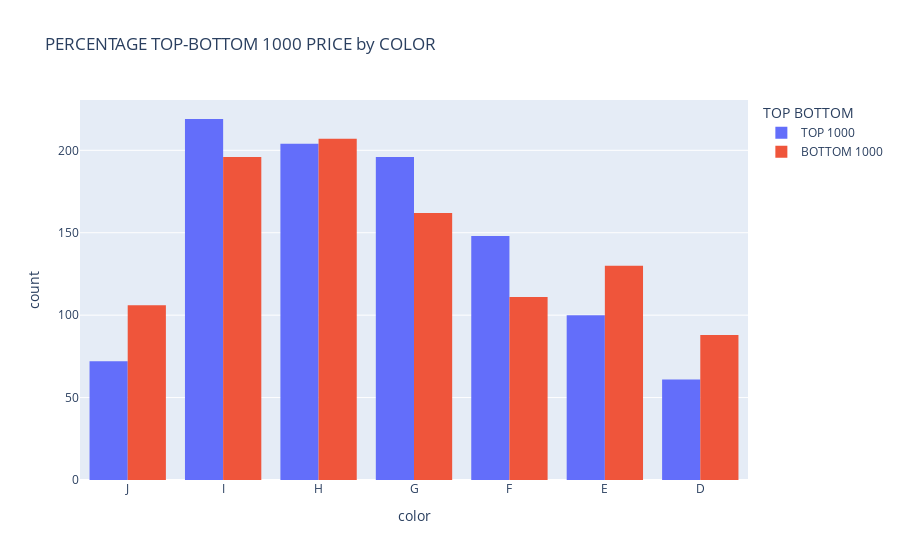

The code cell stored with this chart in its notebook:
### Code cell
color_values = {'color':['J','I','H','G','F','E','D']}

fig=px.histogram(dfall, x='color',orientation='v',title=f'PERCENTAGE TOP-BOTTOM {rank} PRICE by COLOR',color='TOP BOTTOM',
                 barmode='group',category_orders=color_values)
fig.show()

### Figure 1 — Plotly figure (JSON) as saved in the notebook; plotly's stock layout.template omitted (floating-point values rounded to 4 significant figures; data arrays with more than 128 entries replaced by an {"elided": "..."} marker saying what was removed)
{"data": [{"alignmentgroup": "True", "bingroup": "x", "hovertemplate": "TOP BOTTOM=TOP 1000<br>color=%{x}<br>count=%{y}<extra></extra>", "legendgroup": "TOP 1000", "marker": {"color": "#636efa"}, "name": "TOP 1000", "offsetgroup": "TOP 1000", "orientation": "v", "showlegend": true, "type": "histogram", "x": {"elided": "1000 str values"}, "xaxis": "x", "yaxis": "y"}, {"alignmentgroup": "True", "bingroup": "x", "hovertemplate": "TOP BOTTOM=BOTTOM 1000<br>color=%{x}<br>count=%{y}<extra></extra>", "legendgroup": "BOTTOM 1000", "marker": {"color": "#EF553B"}, "name": "BOTTOM 1000", "offsetgroup": "BOTTOM 1000", "orientation": "v", "showlegend": true, "type": "histogram", "x": {"elided": "1000 str values"}, "xaxis": "x", "yaxis": "y"}], "layout": {"autosize": true, "barmode": "group", "legend": {"title": {"text": "TOP BOTTOM"}, "tracegroupgap": 0}, "title": {"text": "PERCENTAGE TOP-BOTTOM 1000 PRICE by COLOR"}, "xaxis": {"anchor": "y", "autorange": true, "categoryarray": ["J", "I", "H", "G", "F", "E", "D"], "categoryorder": "array", "domain": [0, 1], "range": [-0.5, 6.5], "title": {"text": "color"}, "type": "category"}, "yaxis": {"anchor": "x", "autorange": true, "domain": [0, 1], "range": [0, 230.5], "title": {"text": "count"}}}}
